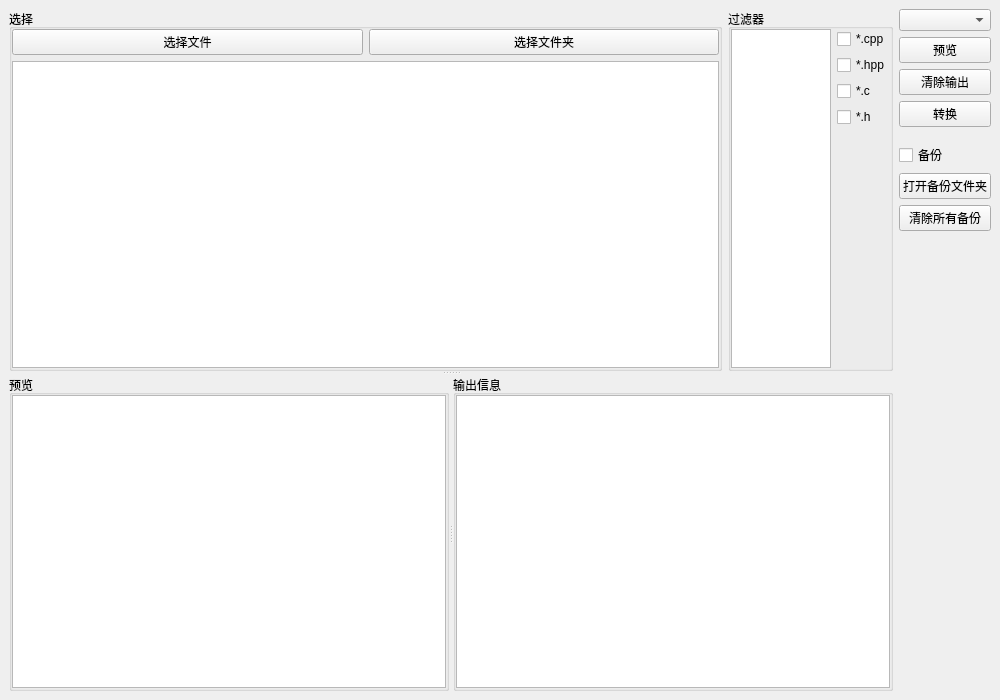
<?xml version="1.0" encoding="UTF-8"?>
<ui version="4.0">
 <class>MainWindow</class>
 <widget class="QMainWindow" name="MainWindow">
  <property name="geometry">
   <rect>
    <x>0</x>
    <y>0</y>
    <width>1000</width>
    <height>700</height>
   </rect>
  </property>
  <property name="minimumSize">
   <size>
    <width>1000</width>
    <height>700</height>
   </size>
  </property>
  <property name="windowTitle">
   <string>MainWindow</string>
  </property>
  <widget class="QWidget" name="centralwidget">
   <layout class="QHBoxLayout" name="horizontalLayout_3" stretch="1,0">
    <item>
     <widget class="QSplitter" name="splitter_2">
      <property name="orientation">
       <enum>Qt::Orientation::Vertical</enum>
      </property>
      <widget class="QWidget" name="">
       <layout class="QHBoxLayout" name="horizontalLayout_4" stretch="1,0">
        <item>
         <widget class="QGroupBox" name="groupBox_2">
          <property name="title">
           <string>选择</string>
          </property>
          <layout class="QVBoxLayout" name="verticalLayout_4">
           <property name="leftMargin">
            <number>0</number>
           </property>
           <property name="topMargin">
            <number>0</number>
           </property>
           <property name="rightMargin">
            <number>0</number>
           </property>
           <property name="bottomMargin">
            <number>0</number>
           </property>
           <item>
            <layout class="QVBoxLayout" name="verticalLayout">
             <item>
              <layout class="QHBoxLayout" name="horizontalLayout">
               <item>
                <widget class="QPushButton" name="pushButtonFile">
                 <property name="text">
                  <string>选择文件</string>
                 </property>
                </widget>
               </item>
               <item>
                <widget class="QPushButton" name="pushButtonFolder">
                 <property name="text">
                  <string>选择文件夹</string>
                 </property>
                </widget>
               </item>
              </layout>
             </item>
             <item>
              <widget class="QTextEdit" name="textEditSrc"/>
             </item>
            </layout>
           </item>
          </layout>
         </widget>
        </item>
        <item>
         <widget class="QGroupBox" name="groupBox">
          <property name="title">
           <string>过滤器</string>
          </property>
          <layout class="QVBoxLayout" name="verticalLayout_3">
           <property name="leftMargin">
            <number>0</number>
           </property>
           <property name="topMargin">
            <number>0</number>
           </property>
           <property name="rightMargin">
            <number>0</number>
           </property>
           <property name="bottomMargin">
            <number>0</number>
           </property>
           <item>
            <layout class="QHBoxLayout" name="horizontalLayout_2">
             <item>
              <widget class="QTextEdit" name="textEditFilter">
               <property name="maximumSize">
                <size>
                 <width>100</width>
                 <height>16777215</height>
                </size>
               </property>
              </widget>
             </item>
             <item>
              <layout class="QVBoxLayout" name="verticalLayout_2">
               <item>
                <widget class="QCheckBox" name="checkBoxCpp">
                 <property name="text">
                  <string>*.cpp</string>
                 </property>
                </widget>
               </item>
               <item>
                <widget class="QCheckBox" name="checkBoxHpp">
                 <property name="text">
                  <string>*.hpp</string>
                 </property>
                </widget>
               </item>
               <item>
                <widget class="QCheckBox" name="checkBoxC">
                 <property name="text">
                  <string>*.c</string>
                 </property>
                </widget>
               </item>
               <item>
                <widget class="QCheckBox" name="checkBoxH">
                 <property name="text">
                  <string>*.h</string>
                 </property>
                </widget>
               </item>
               <item>
                <spacer name="verticalSpacer">
                 <property name="orientation">
                  <enum>Qt::Orientation::Vertical</enum>
                 </property>
                 <property name="sizeHint" stdset="0">
                  <size>
                   <width>20</width>
                   <height>40</height>
                  </size>
                 </property>
                </spacer>
               </item>
              </layout>
             </item>
            </layout>
           </item>
          </layout>
         </widget>
        </item>
       </layout>
      </widget>
      <widget class="QSplitter" name="splitter">
       <property name="orientation">
        <enum>Qt::Orientation::Horizontal</enum>
       </property>
       <widget class="QGroupBox" name="groupBox_3">
        <property name="title">
         <string>预览</string>
        </property>
        <layout class="QVBoxLayout" name="verticalLayout_6">
         <property name="leftMargin">
          <number>0</number>
         </property>
         <property name="topMargin">
          <number>0</number>
         </property>
         <property name="rightMargin">
          <number>0</number>
         </property>
         <property name="bottomMargin">
          <number>0</number>
         </property>
         <item>
          <widget class="QTextEdit" name="textEditPreview"/>
         </item>
        </layout>
       </widget>
       <widget class="QGroupBox" name="groupBox_4">
        <property name="title">
         <string>输出信息</string>
        </property>
        <layout class="QVBoxLayout" name="verticalLayout_5">
         <property name="leftMargin">
          <number>0</number>
         </property>
         <property name="topMargin">
          <number>0</number>
         </property>
         <property name="rightMargin">
          <number>0</number>
         </property>
         <property name="bottomMargin">
          <number>0</number>
         </property>
         <item>
          <widget class="QTextEdit" name="textEditOutput">
           <property name="readOnly">
            <bool>true</bool>
           </property>
          </widget>
         </item>
        </layout>
       </widget>
      </widget>
     </widget>
    </item>
    <item>
     <layout class="QVBoxLayout" name="verticalLayout_7">
      <item>
       <widget class="QComboBox" name="comboBoxEncode"/>
      </item>
      <item>
       <widget class="QPushButton" name="pushButtonPreview">
        <property name="text">
         <string>预览</string>
        </property>
       </widget>
      </item>
      <item>
       <widget class="QPushButton" name="pushButtonClear">
        <property name="text">
         <string>清除输出</string>
        </property>
       </widget>
      </item>
      <item>
       <widget class="QPushButton" name="pushButtonOk">
        <property name="text">
         <string>转换</string>
        </property>
       </widget>
      </item>
      <item>
       <spacer name="verticalSpacer_3">
        <property name="orientation">
         <enum>Qt::Orientation::Vertical</enum>
        </property>
        <property name="sizeType">
         <enum>QSizePolicy::Policy::Fixed</enum>
        </property>
        <property name="sizeHint" stdset="0">
         <size>
          <width>10</width>
          <height>10</height>
         </size>
        </property>
       </spacer>
      </item>
      <item>
       <widget class="QCheckBox" name="checkBoxBack">
        <property name="text">
         <string>备份</string>
        </property>
       </widget>
      </item>
      <item>
       <widget class="QPushButton" name="pushButtonBackFolder">
        <property name="text">
         <string>打开备份文件夹</string>
        </property>
       </widget>
      </item>
      <item>
       <widget class="QPushButton" name="pushButtonBackClear">
        <property name="text">
         <string>清除所有备份</string>
        </property>
       </widget>
      </item>
      <item>
       <spacer name="verticalSpacer_2">
        <property name="orientation">
         <enum>Qt::Orientation::Vertical</enum>
        </property>
        <property name="sizeHint" stdset="0">
         <size>
          <width>20</width>
          <height>40</height>
         </size>
        </property>
       </spacer>
      </item>
     </layout>
    </item>
   </layout>
  </widget>
 </widget>
 <resources/>
 <connections/>
</ui>
